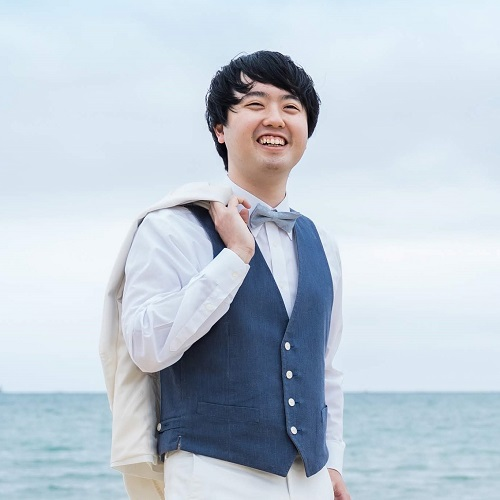
#> input picture src/book/即戦力になるためのディープラーニング開発実践ハンズオン/chapter1/face.jpg, 500 x 500 px
$ python list1-5-3_flip.py
#> lines starting #> are read from the running program, lines starting #| are printed output that depends on the picture
import cv2

image = cv2.imread('face.jpg')
#> image is the input picture: shape (500, 500, 3); mean B, G, R 213, 201.4, 190.2

image = image[:, ::-1, :]
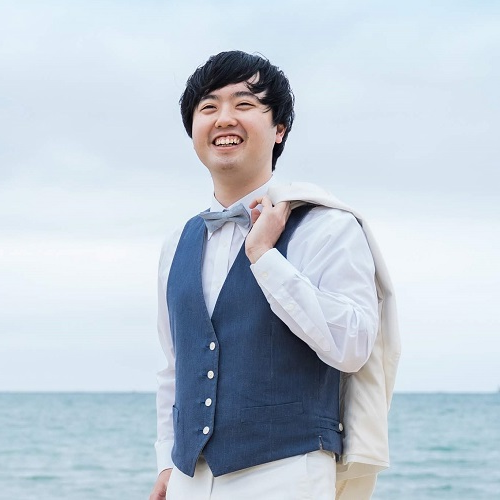
#> image: shape (500, 500, 3); mean B, G, R 213, 201.4, 190.2

cv2.imshow('preview', image)
cv2.waitKey()

$ run again, with src/book/即戦力になるためのディープラーニング開発実践ハンズオン/chapter1/side_profile.jpg copied over src/book/即戦力になるためのディープラーニング開発実践ハンズオン/chapter1/face.jpg
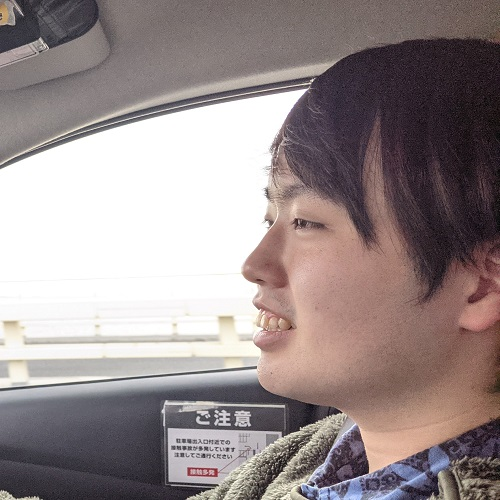
#> input picture src/book/即戦力になるためのディープラーニング開発実践ハンズオン/chapter1/side_profile.jpg, 500 x 500 px
#> image is the input picture: shape (500, 500, 3); mean B, G, R 140, 140.1, 152
#> `image = image[:, ::-1, :]`:
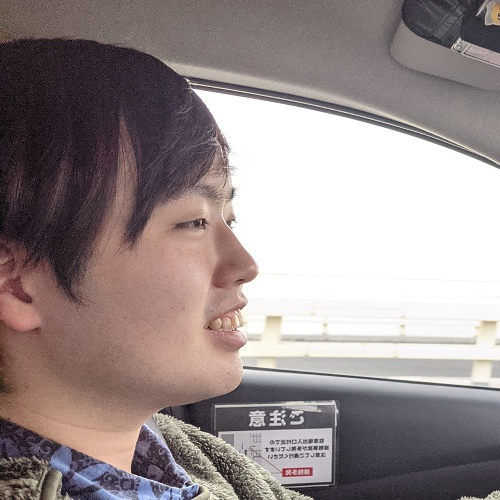
#> image: shape (500, 500, 3); mean B, G, R 140, 140.1, 152
